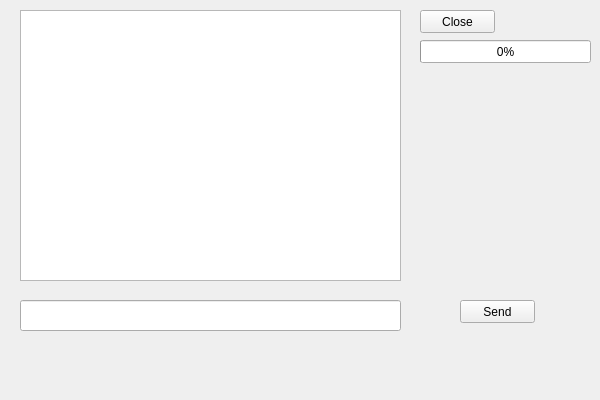
<?xml version="1.0" encoding="UTF-8"?>
<ui version="4.0">
 <class>QtServerClass</class>
 <widget class="QWidget" name="QtServerClass">
  <property name="geometry">
   <rect>
    <x>0</x>
    <y>0</y>
    <width>600</width>
    <height>400</height>
   </rect>
  </property>
  <property name="windowTitle">
   <string>QtServer</string>
  </property>
  <widget class="QTextEdit" name="browser">
   <property name="geometry">
    <rect>
     <x>20</x>
     <y>10</y>
     <width>381</width>
     <height>271</height>
    </rect>
   </property>
  </widget>
  <widget class="QPushButton" name="pushButton_close">
   <property name="geometry">
    <rect>
     <x>420</x>
     <y>10</y>
     <width>75</width>
     <height>23</height>
    </rect>
   </property>
   <property name="text">
    <string>Close</string>
   </property>
  </widget>
  <widget class="QPushButton" name="pushButton_send">
   <property name="geometry">
    <rect>
     <x>460</x>
     <y>300</y>
     <width>75</width>
     <height>23</height>
    </rect>
   </property>
   <property name="text">
    <string>Send</string>
   </property>
  </widget>
  <widget class="QLineEdit" name="lineEdit">
   <property name="geometry">
    <rect>
     <x>20</x>
     <y>300</y>
     <width>381</width>
     <height>31</height>
    </rect>
   </property>
  </widget>
  <widget class="QProgressBar" name="progressBar_fileProgress">
   <property name="geometry">
    <rect>
     <x>420</x>
     <y>40</y>
     <width>171</width>
     <height>23</height>
    </rect>
   </property>
   <property name="value">
    <number>0</number>
   </property>
  </widget>
 </widget>
 <layoutdefault spacing="6" margin="11"/>
 <resources>
  <include location="qtserver.qrc"/>
 </resources>
 <connections/>
</ui>
